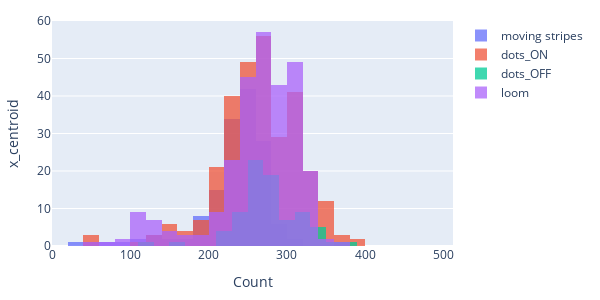
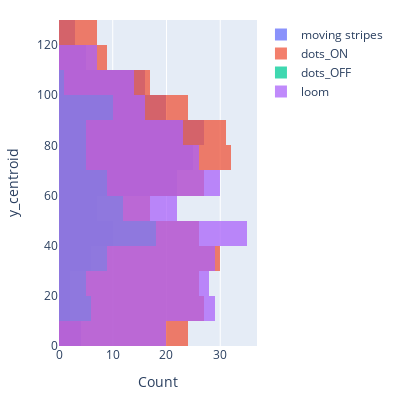

The cell these charts' notebook holds for them, in order:
### Code cell
import plotly.graph_objects as go

fig = go.Figure()

# Loop through each unique value of 'stimtype'
for stim in pooled_data['stimtype'].unique():
    filtered_data = pooled_data[pooled_data['stimtype'] == stim]
    fig.add_trace(go.Histogram(x=filtered_data['x_centroid'], name=stim, 
                               ybins = dict(  
            start=0,
            end=512,
            size=50)
        ))  # Set nbinsx to desired number of bins

# Update the layout
fig.update_layout(barmode='overlay', yaxis_title='x_centroid', xaxis_title='Count', width=600, height=300, margin=dict(l=20, r=20, t=20, b=20),)
fig.update_traces(opacity=0.75)
fig.update_xaxes(range=[0, 512])  # Disable gridlines for x-axis
#fig.update_yaxes(range=[0,100])  # Disable gridlines for y-axis

fig.show()

fig2 = go.Figure()

# Loop through each unique value of 'stimtype'
for stim in pooled_data['stimtype'].unique():
    filtered_data = pooled_data[pooled_data['stimtype'] == stim]
    fig2.add_trace(go.Histogram(y=filtered_data['y_centroid'], name=stim, 
                               ybins = dict(  
            start=0,
            end=128,
            size=10)
        ))  # Set nbinsx to desired number of bins

# Update the layout
fig2.update_layout(barmode='overlay', yaxis_title='y_centroid', xaxis_title='Count', width=400, height=400, margin=dict(l=20, r=20, t=20, b=20),)
fig2.update_traces(opacity=0.75)
#fig.update_xaxes(range=[0, 100])  # Disable gridlines for x-axis
fig.update_yaxes(range=[0,128])  # Disable gridlines for y-axis

fig2.show()

### Figure 1 — Plotly figure (JSON) as saved in the notebook; plotly's stock layout.template omitted (floating-point values rounded to 4 significant figures; data arrays with more than 128 entries replaced by an {"elided": "..."} marker saying what was removed)
{"data": [{"name": "moving stripes", "opacity": 0.75, "type": "histogram", "x": {"elided": "149 float values"}, "ybins": {"end": 512, "size": 50, "start": 0}}, {"name": "dots_ON", "opacity": 0.75, "type": "histogram", "x": {"elided": "297 float values"}, "ybins": {"end": 512, "size": 50, "start": 0}}, {"name": "dots_OFF", "opacity": 0.75, "type": "histogram", "x": [248.8, 260.1, 269.3, 265.8, 273, 247.4, 268, 258.9, 273.4, 275.2, 246, 251.5, 269.3, 278.9, 264.7, 274, 266.3, 263, 264, 255.3, 278.8, 271, 289.7, 273.2, 270, 280.8, 262.3, 285.6, 274.3, 284.8, 272, 277, 278, 252, 120.0, 241, 236.0, 266, 246.3, 250.3, 254.3, 261.5, 258.7, 286, 317, 292.9, 230.8, 328, 311, 155.2, 306.7, 303.7, 300.1, 322.6, 309, 246.5, 313.8, 331.1, 321.1, 228, 221.3, 335.1, 288.7, 311.5, 318, 220.4, 317.8, 267.6, 308.5, 256.8, 295.1, 349.9, 338.7, 214.7, 353.9, 345.6, 251.7, 374.8, 243.5, 259], "ybins": {"end": 512, "size": 50, "start": 0}}, {"name": "loom", "opacity": 0.75, "type": "histogram", "x": {"elided": "279 float values"}, "ybins": {"end": 512, "size": 50, "start": 0}}], "layout": {"barmode": "overlay", "height": 300, "margin": {"b": 20, "l": 20, "r": 20, "t": 20}, "width": 600, "xaxis": {"range": [0, 512], "title": {"text": "Count"}}, "yaxis": {"title": {"text": "x_centroid"}}}}

### Figure 2 — Plotly figure (JSON) as saved in the notebook; plotly's stock layout.template omitted (floating-point values rounded to 4 significant figures; data arrays with more than 128 entries replaced by an {"elided": "..."} marker saying what was removed)
{"data": [{"name": "moving stripes", "opacity": 0.75, "type": "histogram", "y": {"elided": "149 float values"}, "ybins": {"end": 128, "size": 10, "start": 0}}, {"name": "dots_ON", "opacity": 0.75, "type": "histogram", "y": {"elided": "297 float values"}, "ybins": {"end": 128, "size": 10, "start": 0}}, {"name": "dots_OFF", "opacity": 0.75, "type": "histogram", "y": [56.64, 44.16, 39.73, 60.73, 56, 69.11, 32.82, 61.13, 62.2, 50.57, 65, 66, 48.74, 58.53, 69.03, 37.7, 55.39, 53, 52, 64.16, 47.94, 53, 47.87, 31.38, 54, 42.16, 65.29, 55.07, 44.3, 38.2, 48, 43, 35.25, 71.5, 87.06, 90, 92.69, 70, 87.85, 84.72, 80.72, 73.5, 77.27, 23, 43, 24.62, 93.64, 46.85, 22, 37.05, 18.85, 15.73, 20.48, 45.29, 12, 94.94, 37.73, 42.71, 38.23, 98, 98.89, 40.03, 17.83, 45.5, 14, 94.58, 26.1, 76.08, 55, 86.68, 17.14, 48.89, 46.17, 100.6, 44.58, 46.19, 93.74, 52.75, 99, 90], "ybins": {"end": 128, "size": 10, "start": 0}}, {"name": "loom", "opacity": 0.75, "type": "histogram", "y": {"elided": "279 float values"}, "ybins": {"end": 128, "size": 10, "start": 0}}], "layout": {"barmode": "overlay", "height": 400, "margin": {"b": 20, "l": 20, "r": 20, "t": 20}, "width": 400, "xaxis": {"title": {"text": "Count"}}, "yaxis": {"title": {"text": "y_centroid"}}}}
